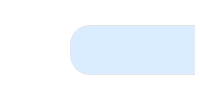
    <widget class="QWidget" name="testPage">
     <layout class="QGridLayout" name="gridLayout_10">
      <property name="leftMargin">
       <number>0</number>
      </property>
      <property name="topMargin">
       <number>0</number>
      </property>
      <property name="rightMargin">
       <number>0</number>
      </property>
      <property name="bottomMargin">
       <number>0</number>
      </property>
      <property name="spacing">
       <number>0</number>
      </property>
      <item row="0" column="0">
       <widget class="QFrame" name="frame_8">
        <property name="styleSheet">
         <string notr="true">QFrame{
	
	background-color: rgb(255, 255, 255);
}</string>
        </property>
        <property name="frameShape">
         <enum>QFrame::NoFrame</enum>
        </property>
        <property name="frameShadow">
         <enum>QFrame::Raised</enum>
        </property>
        <layout class="QGridLayout" name="gridLayout_8">
         <property name="leftMargin">
          <number>5</number>
         </property>
         <property name="topMargin">
          <number>0</number>
         </property>
         <property name="rightMargin">
          <number>5</number>
         </property>
         <property name="bottomMargin">
          <number>0</number>
         </property>
         <property name="horizontalSpacing">
          <number>0</number>
         </property>
         <property name="verticalSpacing">
          <number>5</number>
         </property>
         <item row="0" column="0">
          <widget class="QFrame" name="frame_10">
           <property name="sizePolicy">
            <sizepolicy hsizetype="Expanding" vsizetype="Expanding">
             <horstretch>0</horstretch>
             <verstretch>0</verstretch>
            </sizepolicy>
           </property>
           <property name="styleSheet">
            <string notr="true">QPushButton{
font: 87 16pt &quot;思源黑体 CN Heavy&quot;;
}</string>
           </property>
           <property name="frameShape">
            <enum>QFrame::NoFrame</enum>
           </property>
           <property name="frameShadow">
            <enum>QFrame::Raised</enum>
           </property>
           <widget class="QFrame" name="frame">
            <property name="geometry">
             <rect>
              <x>0</x>
              <y>380</y>
              <width>791</width>
              <height>91</height>
             </rect>
            </property>
            <property name="maximumSize">
             <size>
              <width>16777215</width>
              <height>100</height>
             </size>
            </property>
            <property name="styleSheet">
             <string notr="true">QPushButton{
	max-height:80px;
	min-height:80px;
	min-width:80px;
	max-width:80px;
	font: 87 16pt &quot;思源黑体 CN Heavy&quot;;
	color: rgb(81, 81, 81);
	border:none;
	border-radius:5px;
	background-color:qlineargradient(spread:pad, x1:1, y1:0.892, x2:1, y2:1, stop:0 rgba(243, 243, 243, 255), stop:1 rgba(108, 108, 108, 255));
}
QPushButton:hover{
	color: #fff;
	background-color: qlineargradient(spread:pad, x1:1, y1:0.892, x2:1, y2:1, stop:0 rgba(255, 135, 76, 255), stop:1 rgba(108, 108, 108, 255));
}

QPushButton:pressed{
	color: #fff;
	background-color: qlineargradient(spread:pad, x1:1, y1:0.892, x2:1, y2:1, stop:0 rgba(255, 76, 76, 255), stop:1 rgba(108, 108, 108, 255));
}
QPushButton:disabled{
	background-color: qlineargradient(spread:pad, x1:1, y1:0.892, x2:1, y2:1, stop:0 rgba(144, 147, 153, 255), stop:1 rgba(94, 94, 94, 255));
}</string>
            </property>
            <property name="frameShape">
             <enum>QFrame::NoFrame</enum>
            </property>
            <property name="frameShadow">
             <enum>QFrame::Raised</enum>
            </property>
            <layout class="QGridLayout" name="gridLayout_2">
             <property name="leftMargin">
              <number>0</number>
             </property>
             <property name="topMargin">
              <number>0</number>
             </property>
             <property name="rightMargin">
              <number>0</number>
             </property>
             <property name="bottomMargin">
              <number>0</number>
             </property>
             <property name="horizontalSpacing">
              <number>0</number>
             </property>
             <property name="verticalSpacing">
              <number>10</number>
             </property>
             <item row="0" column="0">
              <widget class="QPushButton" name="backBtn">
               <property name="minimumSize">
                <size>
                 <width>80</width>
                 <height>80</height>
                </size>
               </property>
               <property name="maximumSize">
                <size>
                 <width>80</width>
                 <height>80</height>
                </size>
               </property>
               <property name="cursor">
                <cursorShape>PointingHandCursor</cursorShape>
               </property>
               <property name="styleSheet">
                <string notr="true">QPushButton{
	font: 87 16pt &quot;思源黑体 CN Heavy&quot;;
	color: #909399;
	border:none;
	border-radius:5px;
	background-color:qlineargradient(spread:pad, x1:1, y1:0.892, x2:1, y2:1, stop:0 rgba(243, 243, 243, 255), stop:1 rgba(108, 108, 108, 255));
}
QPushButton:hover{
	color: #fff;
	background-color: qlineargradient(spread:pad, x1:1, y1:0.892, x2:1, y2:1, stop:0 rgba(255, 135, 76, 255), stop:1 rgba(108, 108, 108, 255));
}

QPushButton:pressed{
	color: #fff;
	background-color: qlineargradient(spread:pad, x1:1, y1:0.892, x2:1, y2:1, stop:0 rgba(255, 76, 76, 255), stop:1 rgba(108, 108, 108, 255));
}
QPushButton:disabled{
	background-color: qlineargradient(spread:pad, x1:1, y1:0.892, x2:1, y2:1, stop:0 rgba(144, 147, 153, 255), stop:1 rgba(94, 94, 94, 255));
}</string>
               </property>
               <property name="text">
                <string/>
               </property>
               <property name="icon">
                <iconset resource="images.qrc">
                 <normaloff>:/images/back.png</normaloff>:/images/back.png</iconset>
               </property>
               <property name="iconSize">
                <size>
                 <width>48</width>
                 <height>48</height>
                </size>
               </property>
              </widget>
             </item>
             <item row="0" column="2">
              <widget class="QPushButton" name="captureImgBtn">
               <property name="minimumSize">
                <size>
                 <width>80</width>
                 <height>80</height>
                </size>
               </property>
               <property name="maximumSize">
                <size>
                 <width>80</width>
                 <height>80</height>
                </size>
               </property>
               <property name="cursor">
                <cursorShape>PointingHandCursor</cursorShape>
               </property>
               <property name="styleSheet">
                <string notr="true"/>
               </property>
               <property name="text">
                <string>抓图</string>
               </property>
              </widget>
             </item>
             <item row="0" column="6">
              <widget class="QPushButton" name="measureBtn">
               <property name="minimumSize">
                <size>
                 <width>80</width>
                 <height>80</height>
                </size>
               </property>
               <property name="maximumSize">
                <size>
                 <width>80</width>
                 <height>80</height>
                </size>
               </property>
               <property name="cursor">
                <cursorShape>PointingHandCursor</cursorShape>
               </property>
               <property name="text">
                <string>检测</string>
               </property>
              </widget>
             </item>
             <item row="0" column="3">
              <widget class="QPushButton" name="previewBtn">
               <property name="minimumSize">
                <size>
                 <width>80</width>
                 <height>80</height>
                </size>
               </property>
               <property name="maximumSize">
                <size>
                 <width>80</width>
                 <height>80</height>
                </size>
               </property>
               <property name="cursor">
                <cursorShape>PointingHandCursor</cursorShape>
               </property>
               <property name="text">
                <string>预览</string>
               </property>
              </widget>
             </item>
             <item row="0" column="1">
              <widget class="QPushButton" name="lamp_Btn">
               <property name="minimumSize">
                <size>
                 <width>80</width>
                 <height>80</height>
                </size>
               </property>
               <property name="maximumSize">
                <size>
                 <width>80</width>
                 <height>80</height>
                </size>
               </property>
               <property name="cursor">
                <cursorShape>PointingHandCursor</cursorShape>
               </property>
               <property name="text">
                <string>开始</string>
               </property>
              </widget>
             </item>
             <item row="0" column="7">
              <widget class="QPushButton" name="mClearBtn">
               <property name="minimumSize">
                <size>
                 <width>80</width>
                 <height>80</height>
                </size>
               </property>
               <property name="maximumSize">
                <size>
                 <width>80</width>
                 <height>80</height>
                </size>
               </property>
               <property name="font">
                <font>
                 <family>思源黑体 CN Heavy</family>
                 <pointsize>16</pointsize>
                 <weight>10</weight>
                 <italic>false</italic>
                 <bold>false</bold>
                </font>
               </property>
               <property name="cursor">
                <cursorShape>PointingHandCursor</cursorShape>
               </property>
               <property name="text">
                <string>终止</string>
               </property>
              </widget>
             </item>
            </layout>
           </widget>
           <widget class="QFrame" name="frame_12">
            <property name="geometry">
             <rect>
              <x>0</x>
              <y>0</y>
              <width>490</width>
              <height>380</height>
             </rect>
            </property>
            <property name="sizePolicy">
             <sizepolicy hsizetype="Expanding" vsizetype="Expanding">
              <horstretch>0</horstretch>
              <verstretch>0</verstretch>
             </sizepolicy>
            </property>
            <property name="minimumSize">
             <size>
              <width>0</width>
              <height>380</height>
             </size>
            </property>
            <property name="maximumSize">
             <size>
              <width>16777215</width>
              <height>390</height>
             </size>
            </property>
            <property name="styleSheet">
             <string notr="true">QLabel{
border: 3px solid;
border-top-color: qlineargradient(spread:pad, x1:0.522, y1:1, x2:0.487627, y2:0, stop:0 rgba(133, 133, 133, 255), stop:1 rgba(255, 255, 255, 255));

border-bottom-color: qlineargradient(spread:pad, x1:0.477, y1:0, x2:0.488, y2:1, stop:0 rgba(133, 133, 133, 255), stop:1 rgba(255, 255, 255, 255));

border-left-color: qlineargradient(spread:pad, x1:1, y1:0.5, x2:0, y2:0.517, stop:0 rgba(133, 133, 133, 255), stop:1 rgba(255, 255, 255, 255));

border-right-color: qlineargradient(spread:pad, x1:0, y1:0.528, x2:1, y2:0.539727, stop:0 rgba(133, 133, 133, 255), stop:1 rgba(255, 255, 255, 255));

}
</string>
            </property>
            <property name="frameShape">
             <enum>QFrame::NoFrame</enum>
            </property>
            <property name="frameShadow">
             <enum>QFrame::Raised</enum>
            </property>
            <widget class="QFrame" name="frame_9">
             <property name="geometry">
              <rect>
               <x>10</x>
               <y>10</y>
               <width>470</width>
               <height>80</height>
              </rect>
             </property>
             <property name="sizePolicy">
              <sizepolicy hsizetype="Expanding" vsizetype="Expanding">
               <horstretch>0</horstretch>
               <verstretch>0</verstretch>
              </sizepolicy>
             </property>
             <property name="minimumSize">
              <size>
               <width>0</width>
               <height>80</height>
              </size>
             </property>
             <property name="maximumSize">
              <size>
               <width>16777215</width>
               <height>80</height>
              </size>
             </property>
             <property name="frameShape">
              <enum>QFrame::NoFrame</enum>
             </property>
             <property name="frameShadow">
              <enum>QFrame::Raised</enum>
             </property>
             <layout class="QGridLayout" name="gridLayout_20">
              <property name="leftMargin">
               <number>0</number>
              </property>
              <property name="topMargin">
               <number>0</number>
              </property>
              <property name="rightMargin">
               <number>0</number>
              </property>
              <property name="bottomMargin">
               <number>0</number>
              </property>
              <property name="spacing">
               <number>0</number>
              </property>
              <item row="0" column="0">
               <widget class="QLineEdit" name="numLineEdit">
                <property name="minimumSize">
                 <size>
                  <width>360</width>
                  <height>50</height>
                 </size>
                </property>
                <property name="maximumSize">
                 <size>
                  <width>360</width>
                  <height>50</height>
                 </size>
                </property>
                <property name="focusPolicy">
                 <enum>Qt::StrongFocus</enum>
                </property>
                <property name="styleSheet">
                 <string notr="true">QLineEdit{
	color: rgb(75, 75, 75);
	font: 57 14pt &quot;思源黑体 CN Medium&quot;;
	border:1px solid #e4e4e4;
	border-radius:20px;
	padding-left:10px;
	padding-right:10px;
	
	background-color: rgba(64, 158, 255, 50);
}
</string>
                </property>
                <property name="text">
                 <string/>
                </property>
                <property name="maxLength">
                 <number>30</number>
                </property>
                <property name="alignment">
                 <set>Qt::AlignCenter</set>
                </property>
                <property name="dragEnabled">
                 <bool>false</bool>
                </property>
                <property name="placeholderText">
                 <string>请输入检测编号</string>
                </property>
                <property name="clearButtonEnabled">
                 <bool>false</bool>
                </property>
               </widget>
              </item>
             </layout>
            </widget>
            <widget class="QLabel" name="srcImgLabel">
             <property name="geometry">
              <rect>
               <x>10</x>
               <y>100</y>
               <width>470</width>
               <height>130</height>
              </rect>
             </property>
             <property name="sizePolicy">
              <sizepolicy hsizetype="Expanding" vsizetype="Expanding">
               <horstretch>0</horstretch>
               <verstretch>0</verstretch>
              </sizepolicy>
             </property>
             <property name="minimumSize">
              <size>
               <width>0</width>
               <height>0</height>
              </size>
             </property>
             <property name="maximumSize">
              <size>
               <width>16777215</width>
               <height>16777215</height>
              </size>
             </property>
             <property name="font">
              <font>
               <family>黑体</family>
               <pointsize>16</pointsize>
              </font>
             </property>
             <property name="styleSheet">
              <string notr="true">color: rgb(255, 0, 0);</string>
             </property>
             <property name="text">
              <string/>
             </property>
             <property name="pixmap">
              <pixmap>:/images/logo2.png</pixmap>
             </property>
             <property name="scaledContents">
              <bool>true</bool>
             </property>
             <property name="alignment">
              <set>Qt::AlignCenter</set>
             </property>
            </widget>
            <widget class="QLabel" name="channelRLabel">
             <property name="geometry">
              <rect>
               <x>10</x>
               <y>230</y>
               <width>470</width>
               <height>130</height>
              </rect>
             </property>
             <property name="sizePolicy">
              <sizepolicy hsizetype="Expanding" vsizetype="Expanding">
               <horstretch>0</horstretch>
               <verstretch>0</verstretch>
              </sizepolicy>
             </property>
             <property name="minimumSize">
              <size>
               <width>0</width>
               <height>0</height>
              </size>
             </property>
             <property name="maximumSize">
              <size>
               <width>16777215</width>
               <height>16777215</height>
              </size>
             </property>
             <property name="text">
              <string/>
             </property>
             <property name="pixmap">
              <pixmap>:/images/logo2.png</pixmap>
             </property>
             <property name="scaledContents">
              <bool>true</bool>
             </property>
            </widget>
           </widget>
           <widget class="QTableWidget" name="resultTableWidget">
            <property name="geometry">
             <rect>
              <x>490</x>
              <y>10</y>
              <width>291</width>
              <height>241</height>
             </rect>
            </property>
            <property name="font">
             <font>
              <family>微软雅黑 Light</family>
              <pointsize>12</pointsize>
             </font>
            </property>
            <property name="styleSheet">
             <string notr="true">/*QTableView 左上角样式*/
QTableWidget QTableCornerButton::section {
    border: 5px solid rgba(241, 241, 241, 255);
    background-color:rgba(241, 241, 241, 255);
 }
QTableWidget {
	font-size:12pt;
    color: rgb(81, 81, 81);/*表格内文字颜色*/
    gridline-color: #e4e4e4;/*表格内框颜色*/
    background-color: #fff; /*表格内背景色*/
}
QHeaderView {
    color:rgb(81, 81, 81);
	font: 75 14pt &quot;思源黑体 CN Bold&quot;;
    background-color:rgba(241, 241, 241, 255);
    min-height:40px;
}
QHeaderView::section {
    color:rgb(81, 81, 81);
    background-color: qlineargradient(spread:pad, x1:0.692, y1:0.926136,x2:0.692, y2:1, stop:0 rgba(241, 241, 241, 255), stop:1 rgba(182, 182,182, 255));
	border: 1px solid #e4e4e4;
}</string>
            </property>
            <property name="frameShape">
             <enum>QFrame::NoFrame</enum>
            </property>
            <attribute name="horizontalHeaderDefaultSectionSize">
             <number>120</number>
            </attribute>
            <attribute name="horizontalHeaderShowSortIndicator" stdset="0">
             <bool>true</bool>
            </attribute>
            <attribute name="horizontalHeaderStretchLastSection">
             <bool>true</bool>
            </attribute>
            <attribute name="verticalHeaderVisible">
             <bool>false</bool>
            </attribute>
            <attribute name="verticalHeaderHighlightSections">
             <bool>false</bool>
            </attribute>
            <column>
             <property name="text">
              <string>#</string>
             </property>
             <property name="textAlignment">
              <set>AlignCenter</set>
             </property>
            </column>
            <column>
             <property name="text">
              <string>R(a.u)</string>
             </property>
             <property name="textAlignment">
              <set>AlignCenter</set>
             </property>
            </column>
           </widget>
           <widget class="QLabel" name="lamp_2">
            <property name="geometry">
             <rect>
              <x>500</x>
              <y>310</y>
              <width>281</width>
              <height>61</height>
             </rect>
            </property>
            <property name="font">
             <font>
              <pointsize>15</pointsize>
              <weight>75</weight>
              <bold>true</bold>
             </font>
            </property>
            <property name="styleSheet">
             <string notr="true">border: 1px solid black;</string>
            </property>
            <property name="text">
             <string/>
            </property>
           </widget>
           <widget class="QLabel" name="label">
            <property name="geometry">
             <rect>
              <x>500</x>
              <y>260</y>
              <width>281</width>
              <height>41</height>
             </rect>
            </property>
            <property name="font">
             <font>
              <family>Adobe 黑体 Std R</family>
              <pointsize>10</pointsize>
              <weight>50</weight>
              <bold>false</bold>
             </font>
            </property>
            <property name="styleSheet">
             <string notr="true">border: 1px solid black;</string>
            </property>
            <property name="text">
             <string/>
            </property>
           </widget>
          </widget>
         </item>
        </layout>
       </widget>
      </item>
     </layout>
    </widget>
